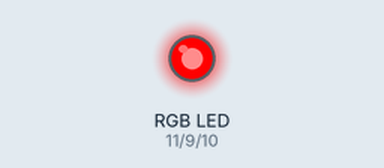
The sketch below on a simulated Arduino Uno, built with avr-gcc and run on an emulated ATmega328P. Shown: an RGB LED mixed from three pins (HIGH = lit).

Above: at 0.2 s.
At 0.7 s:
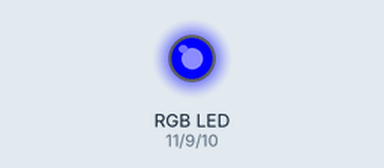
At 2.7 s:
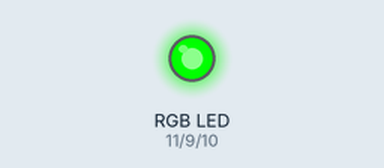
Timing chart, 0 to 3.5 s (numbered marks = the images above):
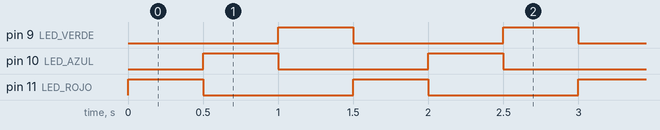

Measured:
- by itself, pin 9 (LED_VERDE), pin 10 (LED_AZUL), pin 11 (LED_ROJO): alternates HIGH for 0.50 s and LOW for 1.0 s
- by itself, everything shown: repeats every 1.5 s, in 3 steps

The sketch:

led_rgb.ino
```cpp
/*
  LED RGB (cátodo común)
  Jueves 1 de octubre 2020

  Lucas Martín Treser - Automatismos Mar del Plata
  https://www.automatismos-mdq.com.ar/

  Simulación en:
  https://www.tinkercad.com/things/7Hj3VY9amNm

*/

const int LED_ROJO = 11;
const int LED_AZUL = 10;
const int LED_VERDE = 9;
const int RETARDO = 500;

void setup() {

  pinMode(LED_ROJO, OUTPUT);
  pinMode(LED_AZUL, OUTPUT);
  pinMode(LED_VERDE, OUTPUT);

}

void loop() {

  digitalWrite(LED_ROJO, HIGH);
  digitalWrite(LED_AZUL, LOW);
  digitalWrite(LED_VERDE, LOW);
  delay(RETARDO);

  digitalWrite(LED_ROJO, LOW);
  digitalWrite(LED_AZUL, HIGH);
  digitalWrite(LED_VERDE, LOW);
  delay(RETARDO);

  digitalWrite(LED_ROJO, LOW);
  digitalWrite(LED_AZUL, LOW);
  digitalWrite(LED_VERDE, HIGH);
  delay(RETARDO);

}
```
